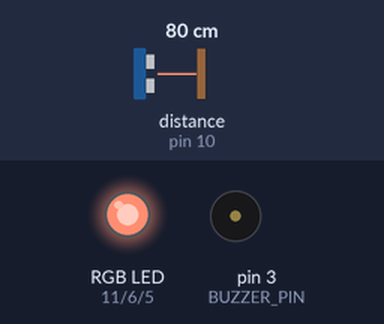
Bench run of a sketch on a simulated Arduino Uno, built with avr-gcc and run on an emulated ATmega328P. Parts: an RGB LED mixed from three pins (HIGH = lit), buzzer (waves = sounding). Wiring (inferred from the names in the program): ultrasonic range finder: trigger pin 9; echo pin 10. The inputs (shaded band) are chosen by the test bench; at power-on: distance to the obstacle (sensor on pin 10) 80 cm. The echo pulse lasts 58.3 µs per cm; pins used as bus, display or sensor lines are not drawn.

Above: at 1.2 s.
1.3 s: distance to the obstacle (sensor on pin 10) set to 35 cm
At 2.6 s:
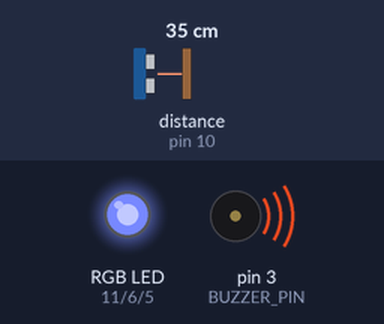
4.3 s: distance to the obstacle (sensor on pin 10) set to 120 cm
At 4.8 s:
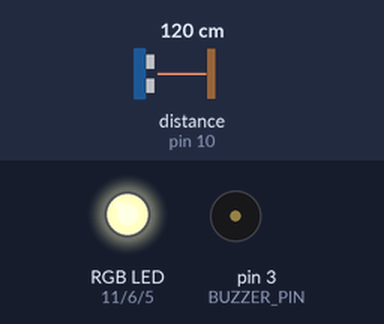
7.3 s: distance to the obstacle (sensor on pin 10) set to 2 cm
At 8.5 s:
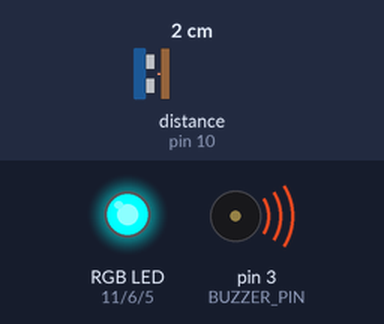
8.8 s: distance to the obstacle (sensor on pin 10) set to 60 cm
At 10.0 s:
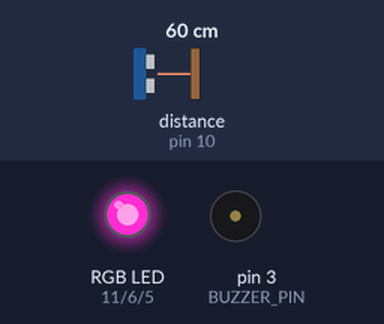
10.3 s: distance to the obstacle (sensor on pin 10) set to 47 cm
At 11.4 s:
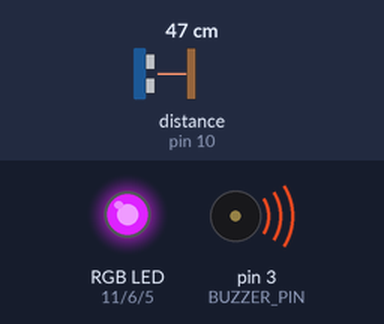
11.8 s: distance to the obstacle (sensor on pin 10) set to 4 cm
At 12.5 s:
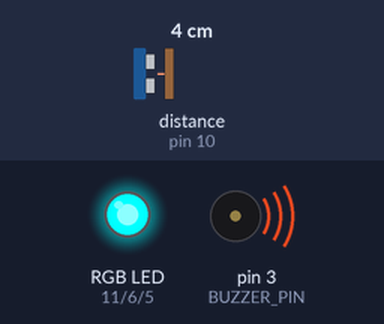
Timing chart, 0 to 14.3 s (numbered marks = the images above; inputs shaded):
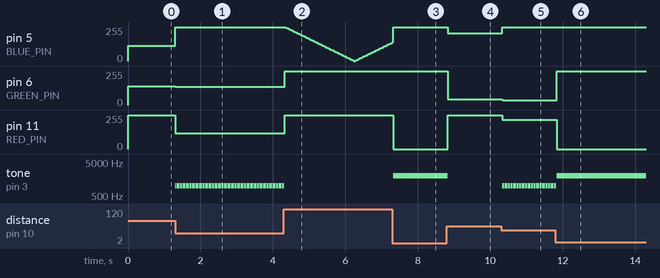

Measured:
- after the input at 1.3 s, pin 5 (BLUE_PIN): 113/255 → 255/255 at once; pin 6 (GREEN_PIN): 142/255 → 136/255 at once; pin 11 (RED_PIN): 255/255 → 119/255 at once; tone on pin 3 (BUZZER_PIN): alternates 1000 Hz for 0.02 s and silent for 0.01 s, starting at once
- after the input at 4.3 s, pin 6 (GREEN_PIN): 136/255 → 255/255 at once; pin 11 (RED_PIN): 119/255 → 255/255 at once; tone on pin 3 (BUZZER_PIN): goes on until 4.3 s, then stays silent
- after the input at 7.3 s, pin 11 (RED_PIN): 255/255 → 0/255 at once; tone on pin 3 (BUZZER_PIN): silent → 2000 Hz at once
- after the input at 8.8 s, pin 5 (BLUE_PIN): 255/255 → 210/255 at once; pin 6 (GREEN_PIN): 255/255 → 45/255 at once; pin 11 (RED_PIN): 0/255 → 255/255 at once; tone on pin 3 (BUZZER_PIN): 2000 Hz → silent at once
- after the input at 10.3 s, pin 5 (BLUE_PIN): 210/255 → 255/255 at once; pin 6 (GREEN_PIN): 45/255 → 34/255 at once; pin 11 (RED_PIN): 255/255 → 221/255 at once; tone on pin 3 (BUZZER_PIN): alternates 1000 Hz for 0.02 s and silent for 0.01 s, starting at once
- after the input at 11.8 s, pin 6 (GREEN_PIN): 34/255 → 255/255 at once; pin 11 (RED_PIN): 221/255 → 0/255 at once

The sketch:

07B_ParkingRGB_Anode.ino
```cpp
/*
 * Author: Iwan
 * Project: 07B Parking RGB Anode
 * Learning Objective: Dynamic Blue pulse with Inverse Logic (Anode).
 */

#define RED_PIN 11
#define GREEN_PIN 6
#define BLUE_PIN 5
#define TRIG_PIN 9
#define ECHO_PIN 10
#define BUZZER_PIN 3

long duration;
int distance;

int blueBrightness = 255; // Starts at OFF for Anode
int fadeAmount = -5;      // Moves towards 0 (ON)

void setup() {
  pinMode(TRIG_PIN, OUTPUT);
  pinMode(ECHO_PIN, INPUT);
  pinMode(RED_PIN, OUTPUT);
  pinMode(GREEN_PIN, OUTPUT);
  pinMode(BLUE_PIN, OUTPUT);
  pinMode(BUZZER_PIN, OUTPUT);
  Serial.begin(9600);
}

void loop() {
  digitalWrite(TRIG_PIN, LOW);
  delayMicroseconds(2);
  digitalWrite(TRIG_PIN, HIGH);
  delayMicroseconds(10);
  digitalWrite(TRIG_PIN, LOW);

  duration = pulseIn(ECHO_PIN, HIGH);
  distance = duration * 0.034 / 2;

  int redIntensity = 255;
  int greenIntensity = 255;
  int blueIntensity = 255;

  if (distance > 100) {
    // MODE: STANDBY (Dynamic Blue Pulse)
    blueIntensity = blueBrightness;
    blueBrightness = blueBrightness + fadeAmount;

    // Logic: In Anode, 0 is full ON, 255 is OFF
    if (blueBrightness <= 0 || blueBrightness >= 255) {
      fadeAmount = -fadeAmount;
    }
    noTone(BUZZER_PIN);
  }
  else if (distance <= 100 && distance > 50) {
    // Transition Blue to Green
    blueIntensity = map(distance, 50, 100, 255, 0);
    greenIntensity = map(distance, 50, 100, 0, 255);
    noTone(BUZZER_PIN);
  }
  else if (distance <= 50 && distance > 20) {
    greenIntensity = map(distance, 20, 50, 255, 0);
    redIntensity = map(distance, 20, 50, 0, 255);
    tone(BUZZER_PIN, 1000, 20);
  }
  else {
    redIntensity = 0;
    tone(BUZZER_PIN, 2000);
  }

  analogWrite(RED_PIN, redIntensity);
  analogWrite(GREEN_PIN, greenIntensity);
  analogWrite(BLUE_PIN, blueIntensity);

  delay(30);
}
```
